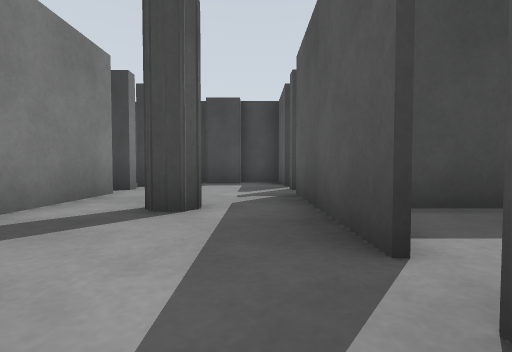
[1] (above)

20 first-person views from a walk through a robot-simulator world made for Gazebo. The camera is 0.5 m above the floor, tilts 2° down and sees 85° across. The floor is counted in squares, 1 m on a side. Each view is taken from the middle of a square. On the plan, view 1 faces up. The plan holds only what a view shows up to about 9 squares ahead; the rest is blank. The place goes on beyond the plan.

[2]
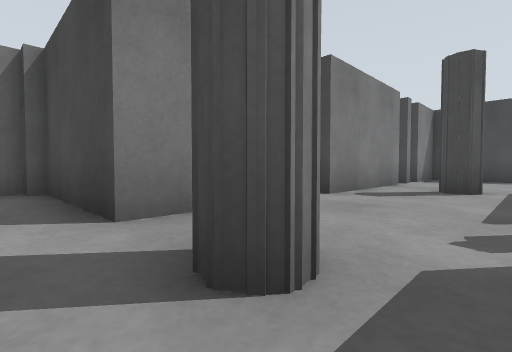

[3]
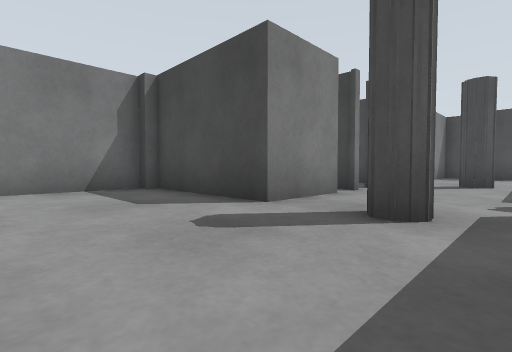

[4]
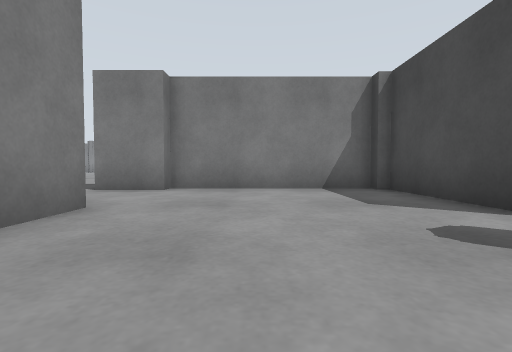

[5]
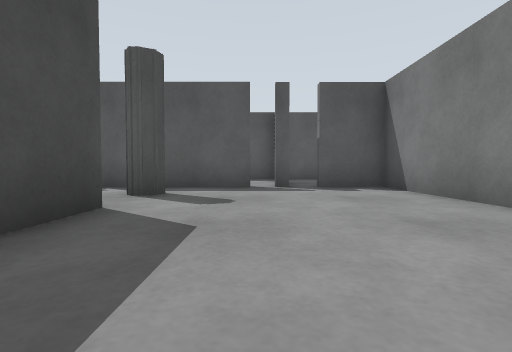

[6]
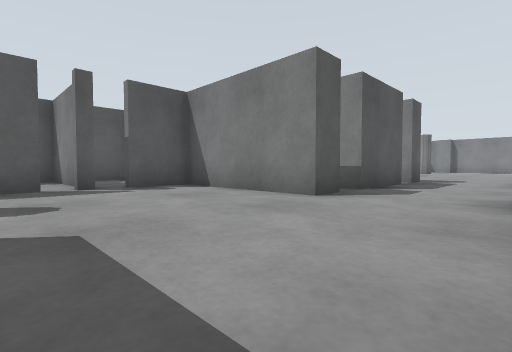

[7]
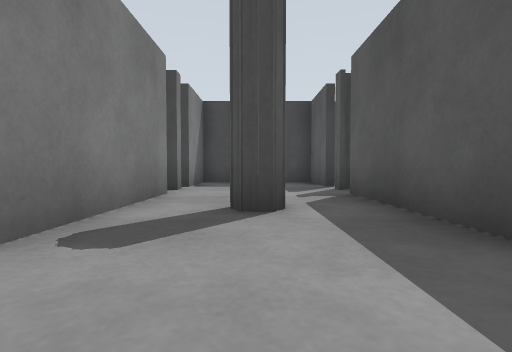

[8]
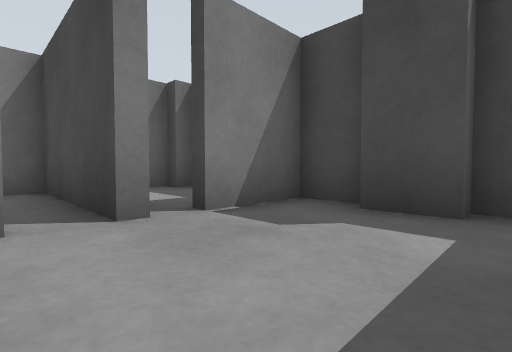

[9]
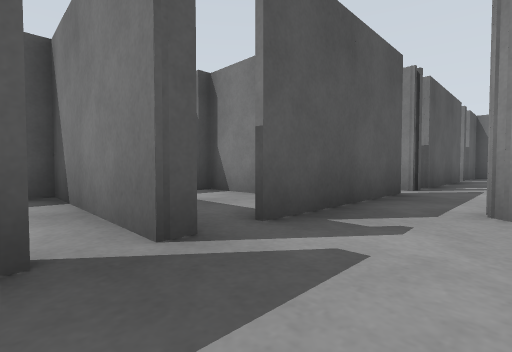

[10]
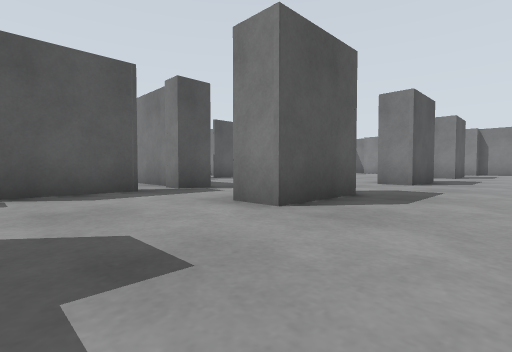

[11]
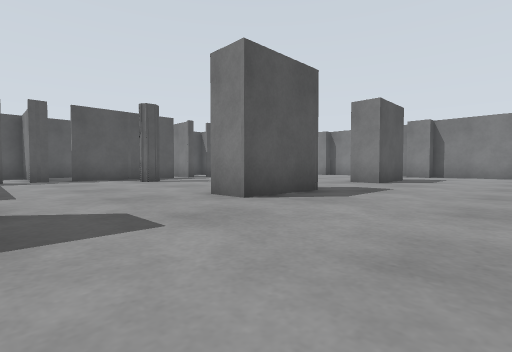

[12]
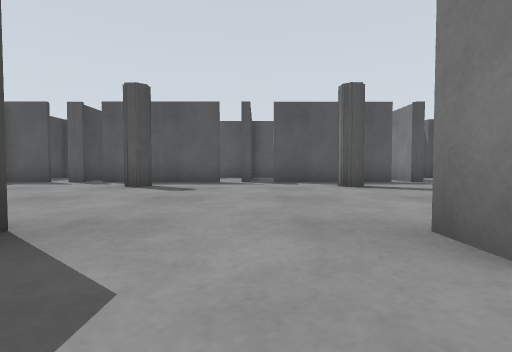

[13]
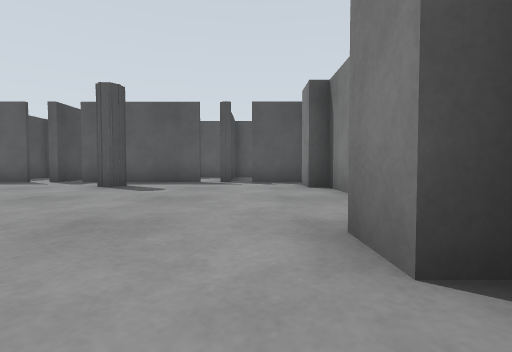

[14]
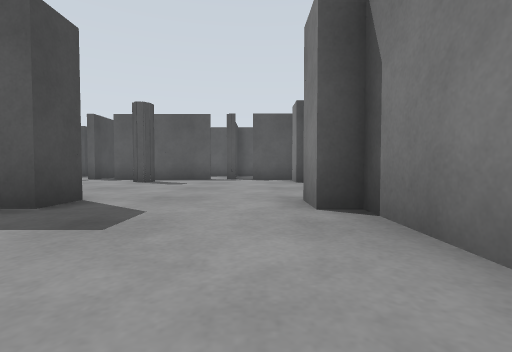

[15]
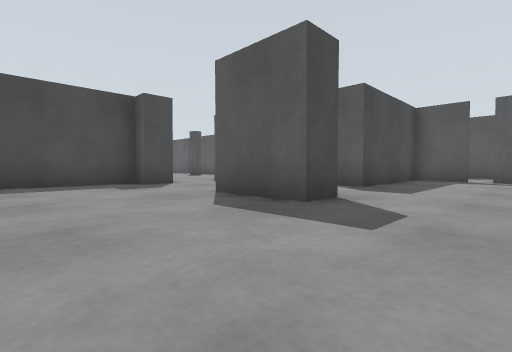

[16]
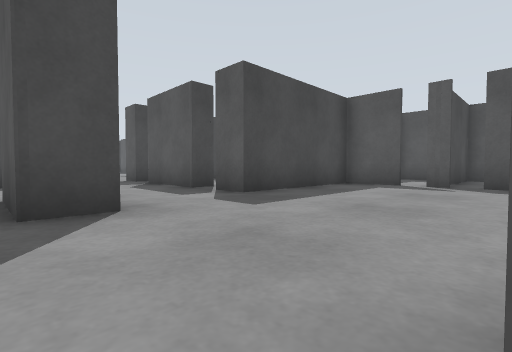

[17]
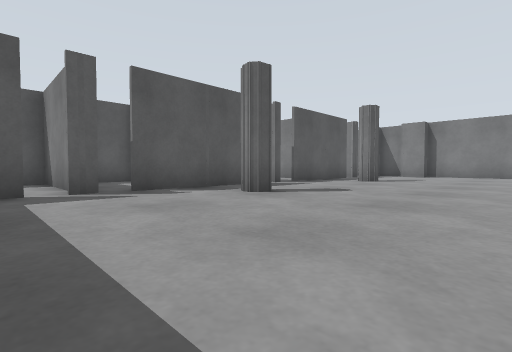

[18]
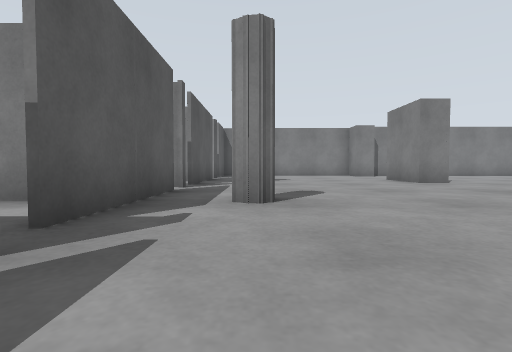

[19]
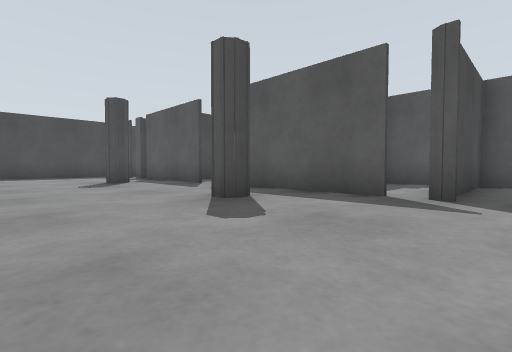

[20]
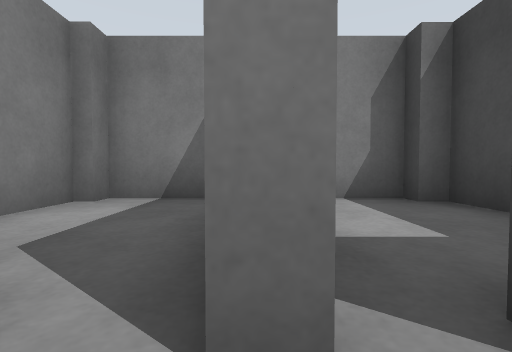

### Floor plan
Key: @ floor where view 1 was taken; # wall or solid block; x gap in a wall; . floor.
Columns run from 10 left of view 1 to 4 right of it. Each row starts with its distance up from view 1.
  9       ######
  8     ####...#
  7     #..x...#
  6     ####...####
  5     #..x...x..#
  4     ####...####
  3       ##.#.##
  2        #...#
  1        #...#
  0        #..@#
 -1        #...#
 -2    #####.#.#
 -3    #.......#
 -4    #.......#
 -5    #.......#
 -6    #.......#
 -7    ##..#####
 -8 #####..#
 -9 .......#
-10 .......#
-11 .......#
-12 ....#..##
-13 ....#..#####
-14 ...........#
-15 ...........####
-16 ...........x..#
-17 ....#......#..#
-18 ...##....#.####
-19 ...##......#
-20 ...........#
-21 ...........#
-22 ...........#
-23 ...##....#.#
-24  ..##......#  #
-25  ..........x..#
-26  ..........####
-27 ...........x..#
-28  ####......#

Where each view was taken, in squares from view 1:
view 1: 0 up, 0 right, facing up
view 2: 3 down, 0 right, facing up-left
view 3: 5 down, 0 right, facing up-left
view 4: 5 down, 0 right, facing left
view 5: 4 down, 6 left, facing right
view 6: 3 down, 6 left, facing down-right
view 7: 0 up, 1 left, facing up
view 8: 5 up, 0 right, facing up-left
view 9: 7 up, 1 left, facing down-right
view 10: 9 down, 9 left, facing down-right
view 11: 14 down, 10 left, facing down-right
view 12: 21 down, 8 left, facing right
view 13: 27 down, 8 left, facing right
view 14: 27 down, 10 left, facing right
view 15: 16 down, 10 left, facing up-right
view 16: 17 down, 7 left, facing up-right
view 17: 14 down, 5 left, facing down-right
view 18: 14 down, 1 left, facing down
view 19: 27 down, 4 left, facing up-right
view 20: 6 up, 2 left, facing left
